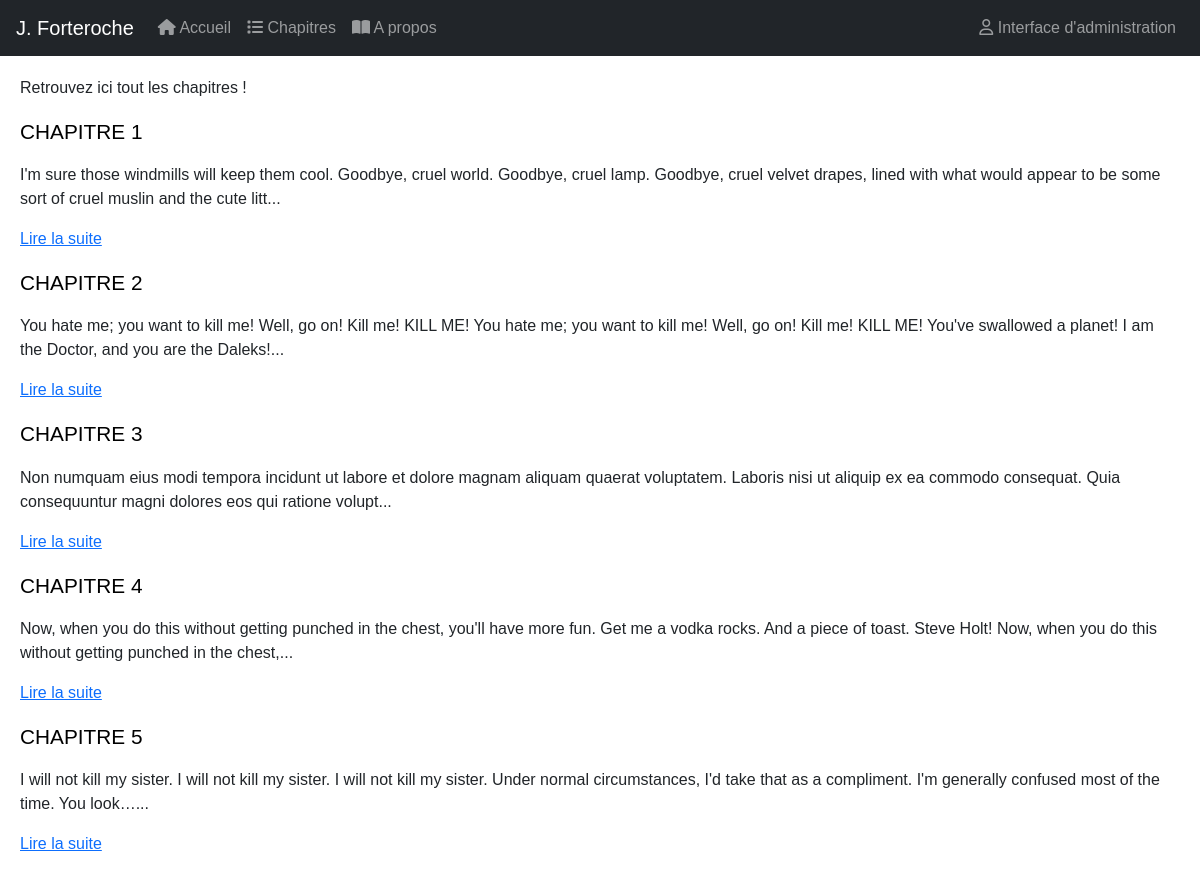
Before: /index.php?action=contents with the older database file.
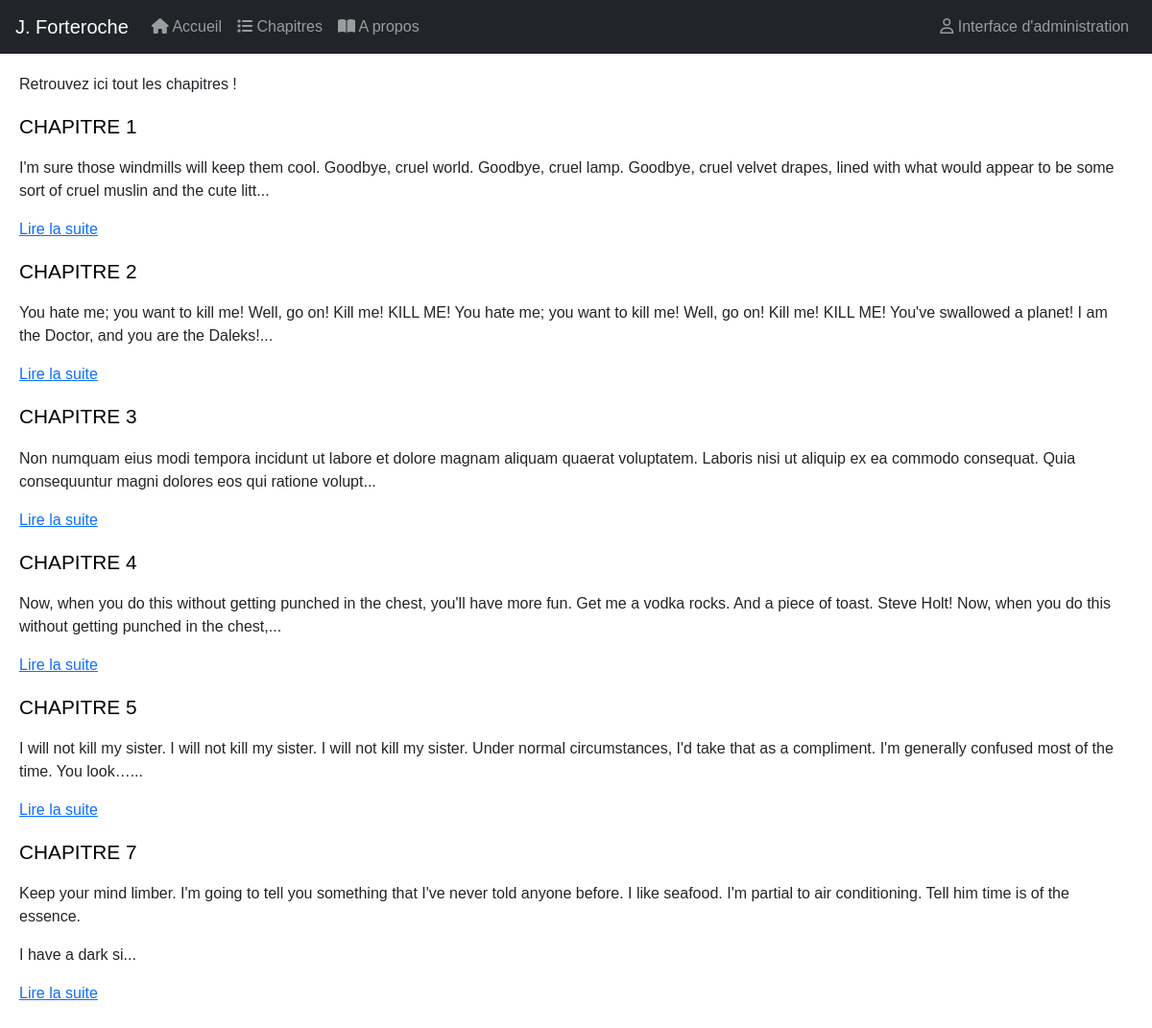
After: the same page with the newer database file.
### tables this page shows
CREATE TABLE IF NOT EXISTS `billets` (
  `id` int(11) NOT NULL AUTO_INCREMENT,
  `titre` varchar(255) DEFAULT NULL,
  `contenu` text DEFAULT NULL,
  `date_publi` date DEFAULT NULL,
  PRIMARY KEY (`id`)
);

### core/Controller/Controller.php (called while the page is built, shortened)
<?php
class Controller {
    protected $viewpath;
    protected function render($view, $variable =[]) {
        extract($variable);
        require ($this -> viewpath . $view . '.php');
    }
}

### app/Controller/Frontend/FrontendController.php (called while the page is built, shortened)
<?php
Class FrontendController extends AppController {
    public function contents() {
        $billets = $this->billet->allPublished();
        $this-> render('frontend/contents', compact('billets'));
    }
}

### core/Table/Table.php (called while the page is built, shortened)
<?php
class Table {
    protected $db;
    public function __construct(MysqlDatabase $db) {
        $this -> db = $db;
    }
    public function query($statement, $attributes = null, $one = false) {
        if($attributes) {
            return $this -> db -> prepare($statement, $attributes, str_replace('Table','Entity', get_class($this)), $one);
        }
        else {
            return $this -> db -> query($statement, str_replace('Table','Entity', get_class($this)), $one);
        }
    }
}
?>

### core/Database/MysqlDatabase.php (called while the page is built, shortened)
<?php
class MysqlDatabase {
    private $db_name;
    private $db_user;
    private $db_pass;
    private $db_host;
    private $pdo;
    public function __construct($db_name, $db_user, $db_pass, $db_host) {
        $this -> db_name = $db_name;
        $this -> db_user = $db_user;
        $this -> db_pass = $db_pass;
        $this -> db_host = $db_host;
    }
    private function getPDO(){
        if($this -> pdo === null) {
            $pdo = new PDO('mysql:dbname=' . $this -> db_name. ';host=' . $this -> db_host . '', $this -> db_user, $this -> db_pass);
            $pdo -> setAttribute(PDO::ATTR_ERRMODE, PDO::ERRMODE_EXCEPTION);
            $this -> pdo = $pdo;
        }
        return $this -> pdo;
    }
    public function query($statement, $class_name=null, $one=false) {
        $req = $this -> getPDO() -> query($statement);
        if($class_name === null) {
            $req -> setFetchMode(PDO::FETCH_OBJ);
        }
        else {
            $req->setFetchMode(PDO::FETCH_CLASS, $class_name);
        }
        if ($one) {
            $datas = $req->fetch();
        }
        else {
            $datas = $req->fetchAll();
        }
        return $datas;
    }
}

### app/Table/BilletTable.php (called while the page is built, shortened)
<?php
class BilletTable extends Table {
    public function allPublished() {
        return $this -> query("SELECT * FROM billets WHERE date_publi <= current_date() ORDER BY id");
    }
}
?>

### app/AutoLoader.php (called while the page is built, shortened)
<?php
class AutoLoader {
    public static function autoload($class) {
        if (strpos($class, __NAMESPACE__ . '\\') === 0){
            $class = str_replace(__NAMESPACE__ . '\\', '', $class);
            $class = str_replace('\\', '/', $class);
        }
    }
}

### core/AutoLoader.php (called while the page is built, shortened)
<?php
class AutoLoader {
    public static function autoload($class) {
        if (strpos($class, __NAMESPACE__ . '\\') === 0){
            $class = str_replace(__NAMESPACE__ . '\\', '', $class);
            $class = str_replace('\\', '/', $class);
        }
    }
}

### core/Entity/Entity.php (called while the page is built, shortened)
<?php
class Entity {
    public function __get($key) {
        $method = 'get' . ucfirst($key);
        $this -> $key = $this->$method();
        return $this -> $key;
    }
}

### app/views/frontend/contents.php (the view)
<section id="contents" class="main">
<p> Retrouvez ici tout les chapitres ! </p>
<?php
foreach($billets as $billet): ?>
    <p><a class="contents" href ="<?php echo $billet->url; ?>"><?php echo $billet-> titre;?> </a></p>
    <p><?php echo $billet->extrait;?></p>
<?php endforeach; ?>
</section>

### app/Entity/BilletEntity.php (shortened to what this page needs)
<?php
class BilletEntity extends Entity{
    public function getUrl() {
        return 'index.php?action=chapitre&id=' . $this->id;
    }
    public function getExtrait() {
        $html = '<p>' . substr($this->contenu, 0, 200) . '...</p>';
        $html .= '<p><a href="' . $this->url . '">Lire la suite</a></p>';
        return $html;
    }
}
?>

Changed rows visible on the page:
added billets: titre "CHAPITRE 7", contenu "Keep your mind limber. I'm going to tell you something that I've never told anyone before. I like seafood. I'm partial to air conditioning. Tell him time is of the essence. I have a dark si"
